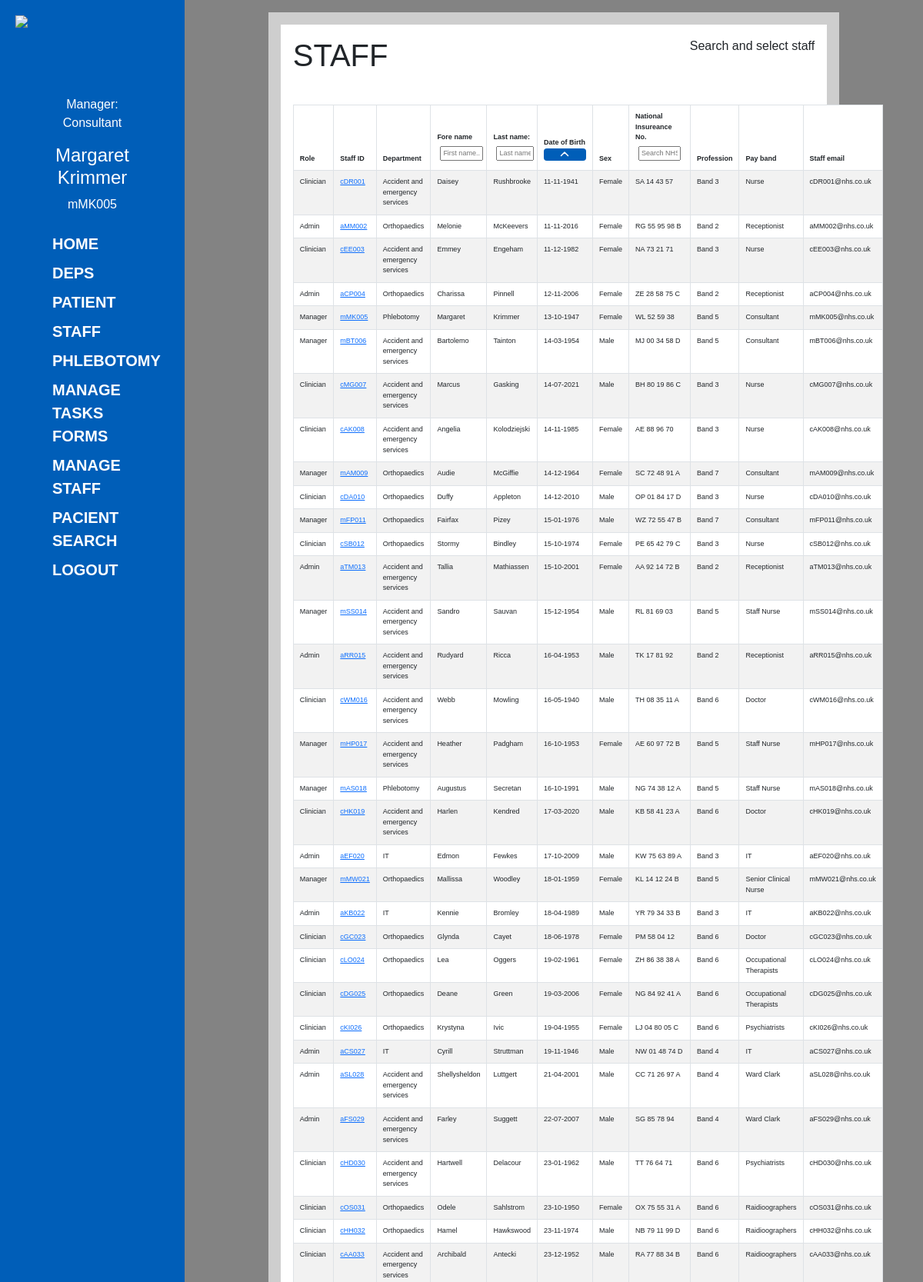
The app's page /managePages/staff.php (signed in, upper part) with its own data.
### tables this page shows
CREATE TABLE user_details (
    user_id character(64) NOT NULL CONSTRAINT user_details_pk PRIMARY KEY,
    fname character(64) NOT NULL,
    lname character(64) NOT NULL,
    email character(64) NOT NULL,
    street character(64) NOT NULL,
    post character(64) NOT NULL,
    mobile character(64) NOT NULL,
    dob character(64) NOT NULL,
    gender character(64) NOT NULL
);

### sql.php (called while the page is built, shortened)
<?php
function add($object, $table,  $link)
{
    $db = new SQLite3('../hospital2.db');
    foreach ($object as $rowKey => $row_entry) {
        foreach ($row_entry as $key => $value)
            if ($key == $link) {
                $stmt = $db->prepare('SELECT * FROM ' . $table . ' WHERE ' . $link . ' = :value');
                $stmt->bindParam(':value', $value, SQLITE3_TEXT);
                $result = $stmt->execute();
                while ($row = $result->fetchArray(SQLITE3_ASSOC)) {
                    foreach ($row as $key => $value) {
                        if ($key != $link) {
                            $object[$rowKey] = $row + $object[$rowKey];
                        }
                    }
                }
            }
    }
    return $object;
}
function getTable($tableName, $columName, $value){
    $db = new SQLite3('../hospital2.db');
    if(isset($columName) && isset($value)){
    $stmt = $db->prepare('SELECT * FROM '.$tableName.' WHERE '.$columName.' = :value');
    $stmt->bindParam(':value', $value, SQLITE3_TEXT);
    }
    else{
    $stmt = $db->prepare('SELECT * FROM '.$tableName);
    }
    $result = $stmt->execute();
    $rows_array = [];
    while ($row = $result->fetchArray(SQLITE3_ASSOC)) {
        $rows_array[] = $row;
    }
    return $rows_array;
}
function getAllStaffData(){
    $tableData = getTable('staff', null, null);
    $tableData = add($tableData, "user_details", "user_id");
    $tableData = add($tableData, "admin", "user_id");
    $tableData = add($tableData, "manager", "user_id");
    $tableData = add($tableData, "clinician", "user_id");
    return $tableData;
}
?>

### managePages/staff.php (the view, shortened to what this page needs)
<?php
require '../navbar.php';
$tableData = getAllStaffData();
?>
<div class="mainpage">
    <div class="content">
        <div class="cHeaderTitle">
            <h1>STAFF</h1>
            <span>Search and select staff</span>
        </div>
        <div class="cBody">
            <table id="myTable" class='table table-striped table-bordered table-hover table-responsive'>
                <thead>
                    <tr>
                        <th scope="col">Role</th>
                        <th scope="col">Staff ID</th>
                        <th scope="col">Department</th>
                        <th scope='col'>Fore name<br>
                            <input type="text" class="search" id="fname" onkeyup="search('fname',3);" placeholder="First name....">
                        </th>
                        <th scope="col">Last name:<br>
                            <input type="text" class="search" id="lname" onkeyup="search('lname',4);" placeholder="Last name....">
                        </th>
                        <th scope="col">Date of Birth
                            <button id="filter" class="up" onclick="sortDob(5);" style="width: 55px"></button>
                        </th>
                        <th scope="col">Sex</th>
                        <th scope="col" >National Insureance No.
                            <input type="text" style="width: 55px" class="search" id="nhsNo" onkeyup="search('nhsNo',7);" placeholder="Search NHS no....">
                        </th>
                        <th scope="col">Profession</th>
                        <th scope="col">Pay band</th>
                        <th scope="col">Staff email</th>
                    </tr>
                </thead>
                <tbody>
                <?php
                foreach ($tableData as $key => $value) {
                    echo "<tr>";
                    foreach ($value as $keyData => $data) {
                        switch($keyData) {
                            case 'staff_id':
                                echo "<td><a href='../editPages/staff.php?nhs_no=" . $data . "'>" . $data . "</a></td>";
                                break;
                            case 'clinician_id':
                                echo "<td> Clinician </td>";
                                break;
                            case 'admin_id':
                                echo "<td> Admin </td>";
                                break;
                            case 'manager_id':
                                echo "<td> Manager </td>";
                                break;
                            case 'pwd':
                            case 'mobile':
                            case 'street':
                            case 'post':
                            case 'email':
                            case 'user_id':
                                break;
                            default:
                                echo "<td>" . $data . "</td>";
                                break;
                        }
                    }
                    echo "</tr>";
                }
                ?>
                </tbody>
            </table>
        </div>
    </div>
</div>
<?php require '../footer.php'; ?>

### css/style.css (style rules this page uses)
html,body { margin: 0; padding: 0; height: 100%; font-family: sans-serif; }
div { box-sizing: border-box; }
.mainpage { height: max-content; width: 100%; flex: 1; background: rgb(131, 131, 131); display: flex; justify-content: center; align-items: center; padding: 1rem; width: 90%; flex-direction: column; }
.content { background: rgb(206, 206, 206); padding: 1rem; width: 80%; height: auto; display: flex; flex-direction: column; gap: 0; }
.cHeaderTitle { height: 100%; padding: 1rem; display: flex; justify-content: space-between; background: white; }
.cBody { background: white; padding: 1rem; flex: 1; height: auto; }

### css/form.css (style rules this page uses)
button { background: rgb(255, 255, 255); opacity: 1; width: 70px; border-width: 1px; height: 30px; color: rgb(0, 0, 0); border-radius: 4px; padding: 0px 10px 0px 10px; }

### css/table.css (style rules this page uses)
table { border-collapse: collapse; width: 100%; border: 1px solid #ddd; font-size: 9px; font-family: sans-serif; min-width: 400px; }
thead tr { background-color: #005eb8; color: #ffffff; }
th, td { padding: 12px 15px; }
.search { text-align: center; margin: 4px; width: 100%; }
.up { background-repeat: no-repeat; background-position: center; background-size: 16px 12px; background-color: #005eb8; size: 16px 12px; width: 1rem; height: 1rem; border: none; outline: none; color: #005eb8; }

### records on screen
user_details: data "cDR001", data "Accident and emergency services", fname "Daisey", lname "Rushbrooke", dob "11-11-1941", gender "Female", data "SA 14 43 57", data "Band 3", data "Nurse", data "cDR001@nhs.co.uk"
user_details: data "aMM002", data "Orthopaedics", fname "Melonie", lname "McKeevers", dob "11-11-2016", gender "Female", data "RG 55 95 98 B", data "Band 2", data "Receptionist", data "aMM002@nhs.co.uk"
user_details: data "cEE003", data "Accident and emergency services", fname "Emmey", lname "Engeham", dob "11-12-1982", gender "Female", data "NA 73 21 71", data "Band 3", data "Nurse", data "cEE003@nhs.co.uk"
user_details: data "aCP004", data "Orthopaedics", fname "Charissa", lname "Pinnell", dob "12-11-2006", gender "Female", data "ZE 28 58 75 C", data "Band 2", data "Receptionist", data "aCP004@nhs.co.uk"
user_details: data "mMK005", data "Phlebotomy", fname "Margaret", lname "Krimmer", dob "13-10-1947", gender "Female", data "WL 52 59 38", data "Band 5", data "Consultant", data "mMK005@nhs.co.uk"
user_details: data "mBT006", data "Accident and emergency services", fname "Bartolemo", lname "Tainton", dob "14-03-1954", gender "Male", data "MJ 00 34 58 D", data "Band 5", data "Consultant", data "mBT006@nhs.co.uk"
user_details: data "cMG007", data "Accident and emergency services", fname "Marcus", lname "Gasking", dob "14-07-2021", gender "Male", data "BH 80 19 86 C", data "Band 3", data "Nurse", data "cMG007@nhs.co.uk"
user_details: data "cAK008", data "Accident and emergency services", fname "Angelia", lname "Kolodziejski", dob "14-11-1985", gender "Female", data "AE 88 96 70", data "Band 3", data "Nurse", data "cAK008@nhs.co.uk"
user_details: data "mAM009", data "Orthopaedics", fname "Audie", lname "McGiffie", dob "14-12-1964", gender "Female", data "SC 72 48 91 A", data "Band 7", data "Consultant", data "mAM009@nhs.co.uk"
user_details: data "cDA010", data "Orthopaedics", fname "Duffy", lname "Appleton", dob "14-12-2010", gender "Male", data "OP 01 84 17 D", data "Band 3", data "Nurse", data "cDA010@nhs.co.uk"
user_details: data "mFP011", data "Orthopaedics", fname "Fairfax", lname "Pizey", dob "15-01-1976", gender "Male", data "WZ 72 55 47 B", data "Band 7", data "Consultant", data "mFP011@nhs.co.uk"
user_details: data "cSB012", data "Orthopaedics", fname "Stormy", lname "Bindley", dob "15-10-1974", gender "Female", data "PE 65 42 79 C", data "Band 3", data "Nurse", data "cSB012@nhs.co.uk"
user_details: data "aTM013", data "Accident and emergency services", fname "Tallia", lname "Mathiassen", dob "15-10-2001", gender "Female", data "AA 92 14 72 B", data "Band 2", data "Receptionist", data "aTM013@nhs.co.uk"
user_details: data "mSS014", data "Accident and emergency services", fname "Sandro", lname "Sauvan", dob "15-12-1954", gender "Male", data "RL 81 69 03", data "Band 5", data "Staff Nurse", data "mSS014@nhs.co.uk"
user_details: data "aRR015", data "Accident and emergency services", fname "Rudyard", lname "Ricca", dob "16-04-1953", gender "Male", data "TK 17 81 92", data "Band 2", data "Receptionist", data "aRR015@nhs.co.uk"
user_details: data "cWM016", data "Accident and emergency services", fname "Webb", lname "Mowling", dob "16-05-1940", gender "Male", data "TH 08 35 11 A", data "Band 6", data "Doctor", data "cWM016@nhs.co.uk"
user_details: data "mHP017", data "Accident and emergency services", fname "Heather", lname "Padgham", dob "16-10-1953", gender "Female", data "AE 60 97 72 B", data "Band 5", data "Staff Nurse", data "mHP017@nhs.co.uk"
user_details: data "mAS018", data "Phlebotomy", fname "Augustus", lname "Secretan", dob "16-10-1991", gender "Male", data "NG 74 38 12 A", data "Band 5", data "Staff Nurse", data "mAS018@nhs.co.uk"
user_details: data "cHK019", data "Accident and emergency services", fname "Harlen", lname "Kendred", dob "17-03-2020", gender "Male", data "KB 58 41 23 A", data "Band 6", data "Doctor", data "cHK019@nhs.co.uk"
user_details: data "aEF020", data "IT", fname "Edmon", lname "Fewkes", dob "17-10-2009", gender "Male", data "KW 75 63 89 A", data "Band 3", data "aEF020@nhs.co.uk"
user_details: data "mMW021", data "Orthopaedics", fname "Mallissa", lname "Woodley", dob "18-01-1959", gender "Female", data "KL 14 12 24 B", data "Band 5", data "Senior Clinical Nurse", data "mMW021@nhs.co.uk"
user_details: data "aKB022", data "IT", fname "Kennie", lname "Bromley", dob "18-04-1989", gender "Male", data "YR 79 34 33 B", data "Band 3", data "aKB022@nhs.co.uk"
user_details: data "cGC023", data "Orthopaedics", fname "Glynda", lname "Cayet", dob "18-06-1978", gender "Female", data "PM 58 04 12", data "Band 6", data "Doctor", data "cGC023@nhs.co.uk"
user_details: data "cLO024", data "Orthopaedics", fname "Lea", lname "Oggers", dob "19-02-1961", gender "Female", data "ZH 86 38 38 A", data "Band 6", data "Occupational Therapists", data "cLO024@nhs.co.uk"
user_details: data "cDG025", data "Orthopaedics", fname "Deane", lname "Green", dob "19-03-2006", gender "Female", data "NG 84 92 41 A", data "Band 6", data "Occupational Therapists", data "cDG025@nhs.co.uk"
user_details: data "cKI026", data "Orthopaedics", fname "Krystyna", lname "Ivic", dob "19-04-1955", gender "Female", data "LJ 04 80 05 C", data "Band 6", data "Psychiatrists", data "cKI026@nhs.co.uk"
user_details: data "aCS027", data "IT", fname "Cyrill", lname "Struttman", dob "19-11-1946", gender "Male", data "NW 01 48 74 D", data "Band 4", data "aCS027@nhs.co.uk"
user_details: data "aSL028", data "Accident and emergency services", fname "Shellysheldon", lname "Luttgert", dob "21-04-2001", gender "Male", data "CC 71 26 97 A", data "Band 4", data "Ward Clark", data "aSL028@nhs.co.uk"
user_details: data "aFS029", data "Accident and emergency services", fname "Farley", lname "Suggett", dob "22-07-2007", gender "Male", data "SG 85 78 94", data "Band 4", data "Ward Clark", data "aFS029@nhs.co.uk"
user_details: data "cHD030", data "Accident and emergency services", fname "Hartwell", lname "Delacour", dob "23-01-1962", gender "Male", data "TT 76 64 71", data "Band 6", data "Psychiatrists", data "cHD030@nhs.co.uk"
user_details: data "cOS031", data "Orthopaedics", fname "Odele", lname "Sahlstrom", dob "23-10-1950", gender "Female", data "OX 75 55 31 A", data "Band 6", data "Raidioographers", data "cOS031@nhs.co.uk"
user_details: data "cHH032", data "Orthopaedics", fname "Hamel", lname "Hawkswood", dob "23-11-1974", gender "Male", data "NB 79 11 99 D", data "Band 6", data "Raidioographers", data "cHH032@nhs.co.uk"
user_details: data "cAA033", data "Accident and emergency services", fname "Archibald", lname "Antecki", dob "23-12-1952", gender "Male", data "RA 77 88 34 B", data "Band 6", data "Raidioographers", data "cAA033@nhs.co.uk"

### other values on screen
$_SESSION['role'] "Manager"
$_SESSION['profession'] "Consultant"
$_SESSION['fname'] "Margaret"
$_SESSION['lname'] "Krimmer"
$_SESSION['staff_id'] "mMK005"
$_SESSION['dep_name'] "PHLEBOTOMY"
